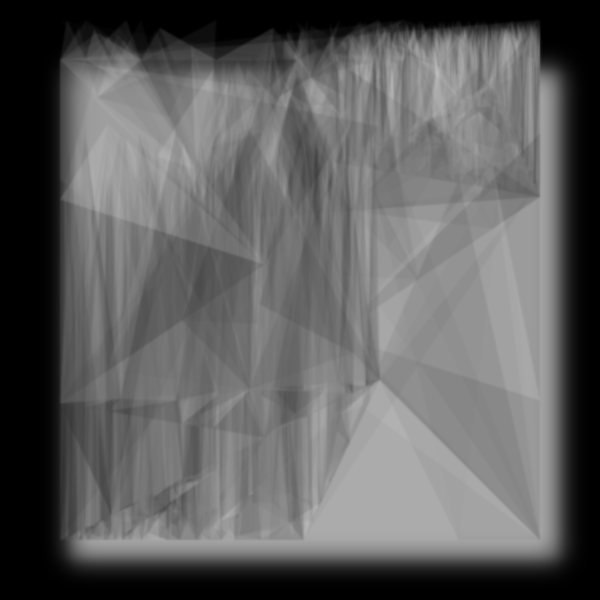
Frame 1 (no input)
Frame 2 (the mouse pressed at the canvas centre, redrawn once): identical to frame 1, image omitted

The p5.js sketch that drew this single still picture (run headless with seeded random() and noise() and a simulated clock; the mouse was pressed at the canvas centre and the sketch redrawn once):

// p5.js sketch
// ── sketch.js
//forked from: https://tylerxhobbs.com/essays/2017/aesthetically-pleasing-triangle-subdivision




var size;
var cavasSize;
var iterations;
var buffer;
var canvasSize;
var buffOffset;
var squareSize;
var maxDepth;
var rG;
var staticRand;

function setup() {
  w = 600;
  var canvas;
    if(windowWidth>=600 && windowHeight >=600){
      canvas = createCanvas(600, 600);
    }
    else{
      canvas = createCanvas(windowWidth, windowHeight - 100);
    }

  var x = (windowWidth - width) / 2;
  var y = (windowHeight - height) / 2;

  canvas.position(x, y);
  background(0);
  noStroke();

 let seed = floor(random(100000000));
  //console.log(seed);
  randomSeed(seed);
  angleMode(RADIANS);
  canvasSize = 600;
  buffer = .1;
  buffOffset = canvasSize * buffer;
  squareSize = canvasSize * (1 - buffer);
  background(0);
  //set drawing params
  strokeWeight(.5);
  fill(255);
  rG = [];
  staticRand = [];
  
  depthTable = [];
  
  

  size = 10;
  iterations = 0;
  maxDepth = 12;
  
  for (var l = 0; l < maxDepth * 2; l++){
    staticRand[l] = random();
  }
  
  //precalculate the random values for gaussian displacement and the depths
  for (var l = 0; l < maxDepth*2; l++){
    rG[l] = [randomGaussian(),randomGaussian(),randomGaussian()];
  }
  
  for (var l = 0 ; l < maxDepth+1; l++){
   staticRand[l] = random(0.001,1.000);
  }
  
  push();
  fill(190,190,190,230);
  //for some reason using square size is too big????
  rect(buffOffset + 10,buffOffset+10, 490);
  filter(BLUR,10);
  pop();
  
  var tl = createVector(buffOffset, buffOffset);
  var tr = createVector(squareSize, buffOffset);
  var br = createVector(squareSize, squareSize);
  var bl = createVector(buffOffset, squareSize);

  TriangleRecurse(tl, tr, br, iterations,maxDepth);
  TriangleRecurse(br, bl, tl, iterations,maxDepth);
  
  filter(BLUR,.5);
  noLoop();

}



function TriangleRecurse(p1, p2, p3, i,maxD) {
  
  //
  if (i == 3){//set a new maxdepth after set amount of rounds
    maxD = i+3 + floor(random()*(maxD-i));
  }
  
  
  if (i == maxD) {
    return null;
  }
  var time = frameCount;
  var basicColor = [random(), random(), random()];
  var r = 255 * (basicColor[0] + random() * ( cos ( PI* i*23.234 + time) ) );
  var g = 255 * (basicColor[1] + random() * ( sin ( PI* i*12 + time) ) );
  var b = 255 * (basicColor[2] + random() * ( sin ( PI* i*1.87 + time) ) );
  fill(r,20)
  beginShape();
  vertex(p1.x, p1.y);
  vertex(p2.x, p2.y/3);
  vertex(p3.x, p3.y);
  endShape(CLOSE);


  //create array of side lengths
  var lengths = [];

  lengths.push(distance(p1, p2));
  lengths.push(distance(p2, p3));
  lengths.push(distance(p1, p3));

  var longestIndex = 0;
  var longestSide = lengths[0];
  for (var j = 0; j < lengths.length; j++) {
    if (lengths[j] > longestSide) {
      longestIndex = j;
    }
  }

  //Lerped midpoint positions modulated by gaussian
  //var rG = randomGaussian();
  var sd = .5;
  var t1 = (rG[i][0] * sd % .3) + .5;//this uses my precalculated randoms
  var t2 = (rG[i][1] * sd % .3) + .5;
  var t3 = (rG[i][2] * sd % .3) + .5;
  var p4 = Lerp2D(p1, p2, t1);
  var p5 = Lerp2D(p2, p3, t2);
  var p6 = Lerp2D(p1, p3, t3);
  var points = [p4, p5, p6];

  //pick 4,5,6 depending on which is longest.
  //4 is top, 5 is right and 6 is center
  //use the longestIndex to get the value;
  
  //INCREASE DEPTH VALUE
  i++;
  
  
  //Depending on these recursions you get diff patterns
  //try p6,p1,p2 and p6,p2,p3 for a fun pattern
  //two triangles split on p6
  
  //change triangle depending on the option
  if (longestIndex == 2) {
    TriangleRecurse(p2, points[longestIndex], p1, i, maxD);

    TriangleRecurse(p2, points[longestIndex], p3, i, maxD);
  }
  if (longestIndex == 1) {
    TriangleRecurse(p1, p2, points[longestIndex], i, maxD);

    TriangleRecurse(points[longestIndex], p3, p1, i, maxD);
  }
  if (longestIndex == 0) {

    TriangleRecurse(p1, points[longestIndex], p3, i, maxD);

    TriangleRecurse(p3, points[longestIndex], p2, i, maxD);
  }




}

function draw() {

  if (false) {
  
  background(255, 240, 240);
    
  }
}


//function takes two points, I guess it could be vectors
function MiddlePoint(p1, p2) {
  var x = (p1.x + p2.x) * .5;
  var y = (p1.y + p2.y) * .5;
  result = createVector(x, y);
  return result;
} //return the midpoint

function Triangle(p1, p2, p3) {
  beginShape();
  vertex(p1.x, p1.y);
  vertex(p2.x, p2.x);
  vertex(p3.x, p3.y);
  endShape(CLOSE);
}

//takes the two points
function Lerp2D(a, b, t) {
  var x = lerp(a.x, b.x, t);
  var y = lerp(a.y, b.y, t);
  var result = createVector(x, y);

  return result;

}

function distance(a, b) {
  return sqrt(pow(b.x - a.x, 2) + pow(b.y - a.y, 2));

}


//naive triangle draw
//Draw triangles
function DrawNaive() {
  for (var i = 0; i < canvasSize / size; i++) {
    //-1
    var x1 = i * size;
    var x2 = x1 + size * random();
    for (var j = 0; j < canvasSize / size; j++) {


      var y1 = j * size;
      var y2 = y1 + size * random();

      beginShape();
      vertex(x1, y1);
      vertex(x2, y1);
      vertex(x2, y2);
      endShape(CLOSE);

      beginShape();
      vertex(x2, y2);
      vertex(x1, y2);
      vertex(x1, y1);
      endShape(CLOSE);

    }
  }
}
